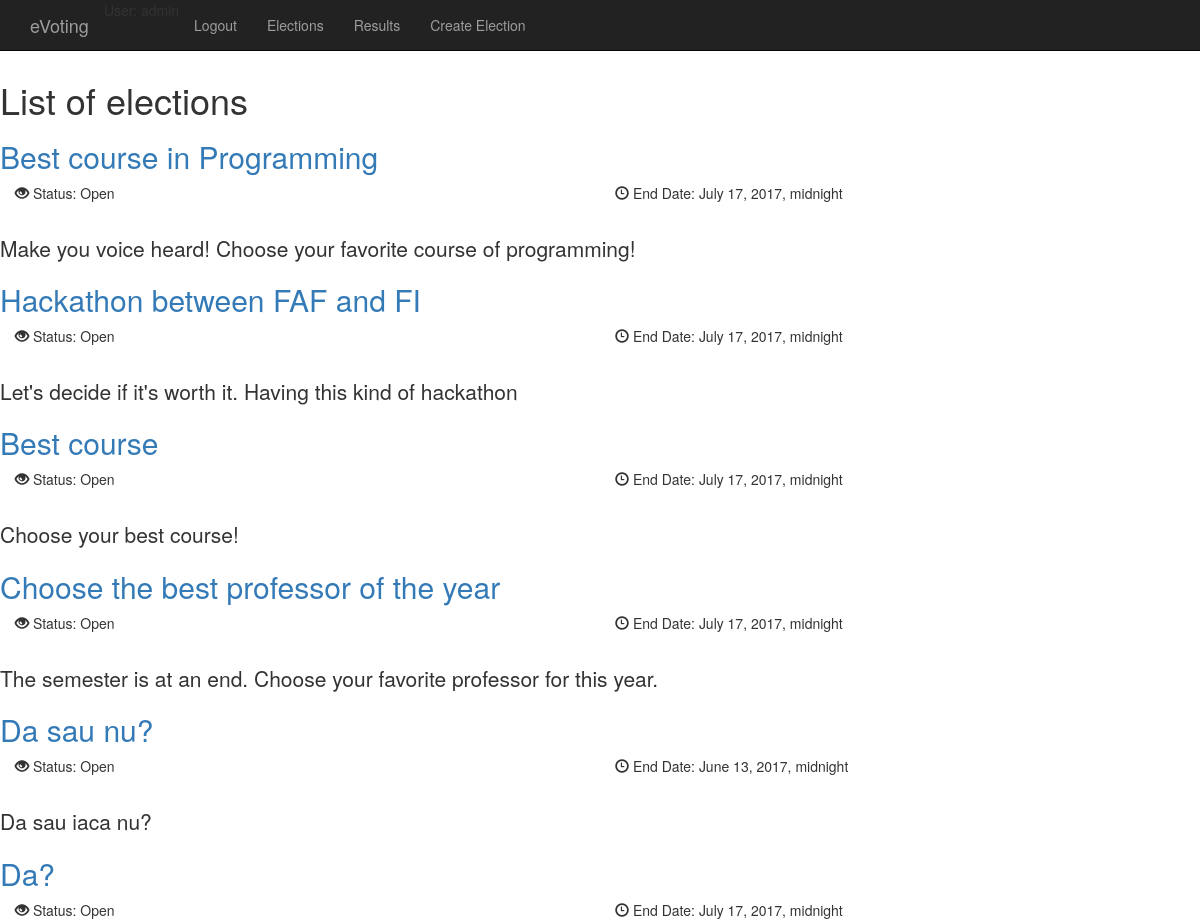
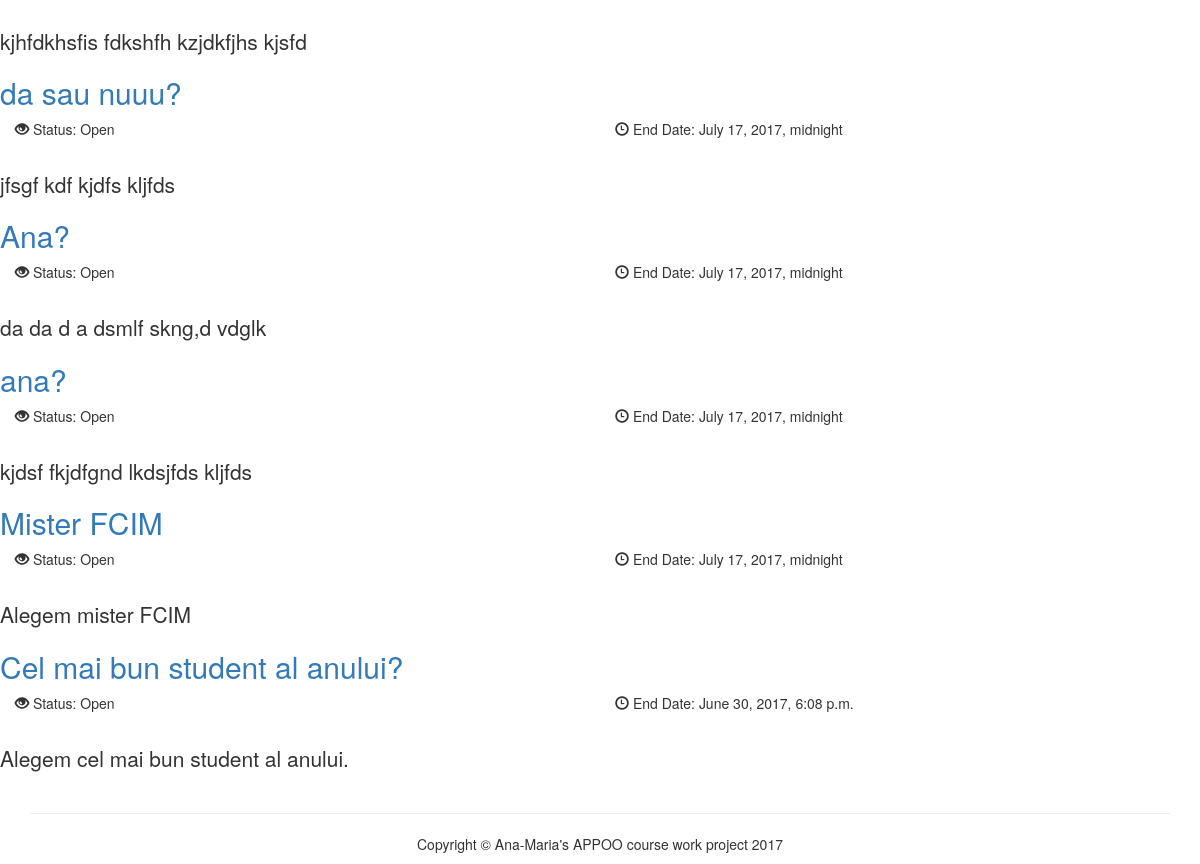
The page /election/ (signed in) on the database its author committed (2 pictures, top to bottom).
### election/models.py (models this page shows)
class Election(models.Model):
    STATUS_CHOICES =(
        (0, 'Open'),
        (1, 'Close'),
        (2, 'Canceled'),
        (3, 'Disqualified ')
    )
    name = models.CharField(max_length=255) #default 5
    description = models.TextField(max_length=512) #default 1?
    startDate = models.DateTimeField()
    endDate = models.DateTimeField()
    status = models.IntegerField(choices=STATUS_CHOICES)
    group = models.ForeignKey(Group)

### election/views.py (the view, shortened to what this page needs)
# urls.py: url(r'^election/$', ElectionList.as_view(), name='election-name'),
class ElectionList(LoginRequiredMixin, View): #page of election
    def get(self, request):
        elections = Election.objects.filter(status=0)
        return render(request, 'home.html', {'elections': elections})

### templates/home.html (shortened to what this page needs)
<!DOCTYPE html>
<html lang="en">
<head>
</head>
<body>
    {% block navigation_menu %}
        {% include 'partials/navigation_menu.html' %}
    {% endblock %}
    <br>
    <br>
    <br>
    <div>
    <h1>List of elections</h1>
    <article>
    {% for election in elections %}
            <h2><a href="{% url 'election:election-detail' election.id %}">{{ election.name }}</a>  </h2>
            <div class="group1 col-sm-6 col-md-6">
                <span class="glyphicon glyphicon-eye-open"></span>  Status: {{ election.get_status_display }}
            </div>
        <div class="group2 col-sm-6 col-md-6">
                <span class="glyphicon glyphicon-time"></span>  End Date: {{ election.endDate  }}
        </div>
    <br />
        <p class="lead">{{ election.description }} </p>
    {% endfor %}
{% block footer %}
<footer>
    <div class="container">
        <hr />
        <p class="text-center">Copyright © Ana-Maria's APPOO course work project 2017</p>
    </div>
</footer>
    {% endblock %}
</body>
</html>

### rows shown on the page
Election: name "Best course in Programming", status "Open", endDate "July 17, 2017, midnight", description "Make you voice heard! Choose your favorite course of programming!"
Election: name "Hackathon between FAF and FI", status "Open", endDate "July 17, 2017, midnight", description "Let's decide if it's worth it. Having this kind of hackathon"
Election: name "Best course", status "Open", endDate "July 17, 2017, midnight", description "Choose your best course!"
Election: name "Choose the best professor of the year", status "Open", endDate "July 17, 2017, midnight", description "The semester is at an end. Choose your favorite professor for this year."
Election: name "Da sau nu?", status "Open", endDate "June 13, 2017, midnight", description "Da sau iaca nu?"
Election: name "Da?", status "Open", endDate "July 17, 2017, midnight", description "kjhfdkhsfis fdkshfh kzjdkfjhs kjsfd"
Election: name "da sau nuuu?", status "Open", endDate "July 17, 2017, midnight", description "jfsgf kdf kjdfs kljfds"
Election: name "Ana?", status "Open", endDate "July 17, 2017, midnight", description "da da d a dsmlf skng,d vdglk"
Election: name "ana?", status "Open", endDate "July 17, 2017, midnight", description "kjdsf fkjdfgnd lkdsjfds kljfds"
Election: name "Mister FCIM", status "Open", endDate "July 17, 2017, midnight", description "Alegem mister FCIM"
Election: name "Cel mai bun student al anului?", status "Open", endDate "June 30, 2017, 6:08 p.m.", description "Alegem cel mai bun student al anului."
